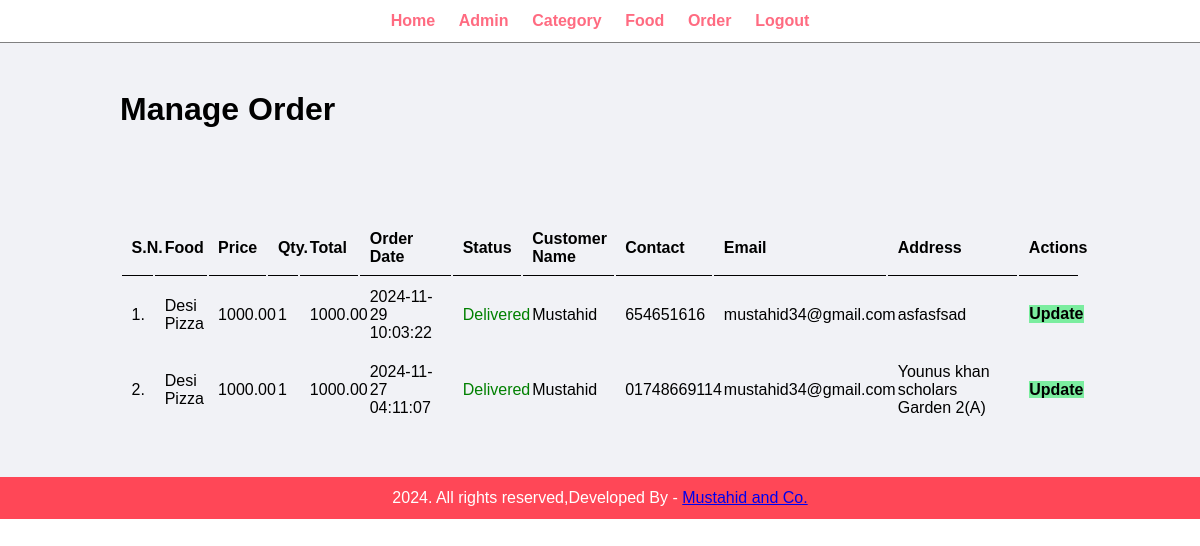
Page /admin/manage-order.php (signed in) on the committed database.
### tables this page shows
CREATE TABLE `tbl_order` (
  `id` int(10) UNSIGNED NOT NULL,
  `food` varchar(150) NOT NULL,
  `price` decimal(10,2) NOT NULL,
  `qty` int(11) NOT NULL,
  `total` decimal(10,2) NOT NULL,
  `order_date` datetime NOT NULL,
  `status` varchar(60) NOT NULL,
  `customer_name` varchar(150) NOT NULL,
  `customer_contact` varchar(30) NOT NULL,
  `customer_email` varchar(150) NOT NULL,
  `customer_address` varchar(255) NOT NULL
);

### admin/manage-order.php (the view, shortened to what this page needs)
<?php include('partials/menu.php'); ?>
<div class="main-content">
    <div class="wrapper">
        <h1>Manage Order</h1>
                <br /><br /><br />
                <br><br>
                <table class="tbl-full">
                    <tr>
                        <th>S.N.</th>
                        <th>Food</th>
                        <th>Price</th>
                        <th>Qty.</th>
                        <th>Total</th>
                        <th>Order Date</th>
                        <th>Status</th>
                        <th>Customer Name</th>
                        <th>Contact</th>
                        <th>Email</th>
                        <th>Address</th>
                        <th>Actions</th>
                    </tr>
                    <?php
                        $sql = "SELECT * FROM tbl_order ORDER BY id DESC";
                        $res = mysqli_query($conn, $sql);
                        $count = mysqli_num_rows($res);
                        $sn = 1;
                        if($count>0)
                        {
                            while($row=mysqli_fetch_assoc($res))
                            {
                                $id = $row['id'];
                                $food = $row['food'];
                                $price = $row['price'];
                                $qty = $row['qty'];
                                $total = $row['total'];
                                $order_date = $row['order_date'];
                                $status = $row['status'];
                                $customer_name = $row['customer_name'];
                                $customer_contact = $row['customer_contact'];
                                $customer_email = $row['customer_email'];
                                $customer_address = $row['customer_address'];
                                ?>
                                    <tr>
                                        <td><?php echo $sn++; ?>. </td>
                                        <td><?php echo $food; ?></td>
                                        <td><?php echo $price; ?></td>
                                        <td><?php echo $qty; ?></td>
                                        <td><?php echo $total; ?></td>
                                        <td><?php echo $order_date; ?></td>
                                        <td>
                                            <?php
                                                if($status=="Ordered")
                                                {
                                                    echo "<label>$status</label>";
                                                }
                                                elseif($status=="On Delivery")
                                                {
                                                    echo "<label style='color: orange;'>$status</label>";
                                                }
                                                elseif($status=="Delivered")
                                                {
                                                    echo "<label style='color: green;'>$status</label>";
                                                }
                                                elseif($status=="Cancelled")
                                                {
                                                    echo "<label style='color: red;'>$status</label>";
                                                }
                                            ?>
                                        </td>
                                        <td><?php echo $customer_name; ?></td>
                                        <td><?php echo $customer_contact; ?></td>
                                        <td><?php echo $customer_email; ?></td>
                                        <td><?php echo $customer_address; ?></td>
                                        <td>
                                            <a href="<?php echo SITEURL; ?>admin/update-order.php?id=<?php echo $id; ?>" class="btn-secondary">Update</a>
                                        </td>
                                    </tr>
                                <?php
                            }
                        }
                        else
                        {
                            echo "<tr><td colspan='12' class='error'>Orders not Available</td></tr>";
                        }
                    ?>
                </table>
    </div>
</div>
<?php include('partials/footer.php'); ?>

### css/admin.css (style rules this page uses)
* { margin: 0; padding: 0; font-family: Arial, Helvetica, sans-serif; }
.wrapper { padding: 1%; width: 80%; margin: 0 auto; }
.tbl-full { width: 100%; }
table tr th { border-bottom: 1px solid black; padding: 1%; text-align: left; }
table tr td { padding: 1%; }
.btn-secondary { background-color: #7bed9f; padding: 1%; color: black; text-decoration: none; font-weight: bold; }
.main-content { background-color: #f1f2f6; padding: 3% 0; }

### rows in the picture
tbl_order: food "Desi Pizza", price "1000.00", qty "1", total "1000.00", order_date "2024-11-29 10:03:22", status "Delivered", customer_name "Mustahid", customer_contact "654651616", customer_email "mustahid34@gmail.com", customer_address "asfasfsad"
tbl_order: food "Desi Pizza", price "1000.00", qty "1", total "1000.00", order_date "2024-11-27 04:11:07", status "Delivered", customer_name "Mustahid", customer_contact "01748669114", customer_email "mustahid34@gmail.com", customer_address "Younus khan scholars Garden 2(A)"
